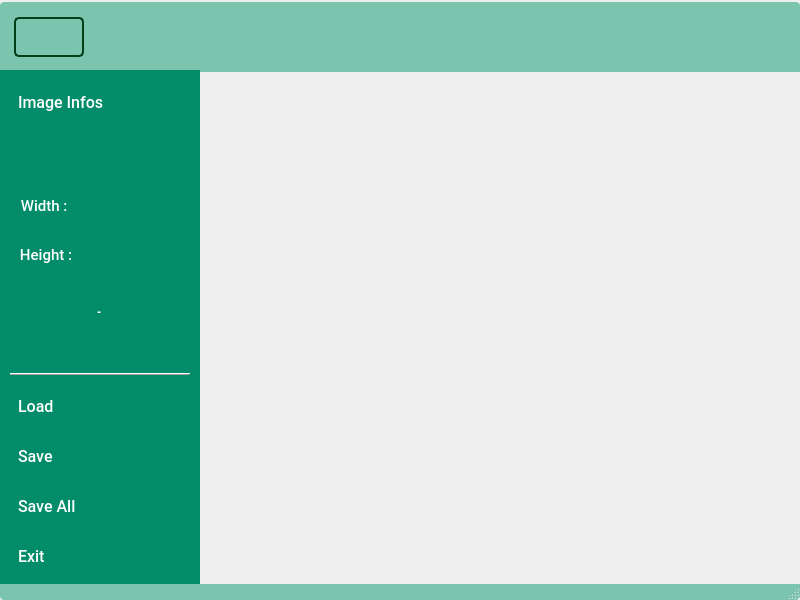
<?xml version="1.0" encoding="UTF-8"?>
<ui version="4.0">
 <class>HBMainWindow</class>
 <widget class="QMainWindow" name="HBMainWindow">
  <property name="geometry">
   <rect>
    <x>0</x>
    <y>0</y>
    <width>800</width>
    <height>600</height>
   </rect>
  </property>
  <property name="maximumSize">
   <size>
    <width>4096</width>
    <height>2048</height>
   </size>
  </property>
  <property name="font">
   <font>
    <family>Roboto</family>
    <weight>62</weight>
    <bold>true</bold>
   </font>
  </property>
  <property name="acceptDrops">
   <bool>true</bool>
  </property>
  <property name="windowTitle">
   <string>HB Image Processor</string>
  </property>
  <property name="windowIcon">
   <iconset>
    <normaloff>assets/logo.ico</normaloff>assets/logo.ico</iconset>
  </property>
  <property name="windowOpacity">
   <double>1.000000000000000</double>
  </property>
  <property name="styleSheet">
   <string notr="true">*{
font-family:&quot;Roboto&quot;;
font-weight: 500;
}

.QStatusBar {
background-color: rgba(123, 197, 174,1);
border-bottom-right-radius: 4px;
border-bottom-left-radius: 4px;
}

#widgetBanner {
background-color:#7BC5AE;
border-top-left-radius: 4px;
border-top-right-radius: 4px;
}


.HBImageBox *{
background-color: rgba(209, 237, 225, 0.9);
}

#btnMenu {
 background-color: #7BC5AE;
 border-radius: 5px;
 border-color: #003E19;
 border-width: 2px;
 border-style: solid;
}

#btnMenu:hover {
 background-color: #028C6A;
 border-color: #003E19;
}

#widgetMenu {
background-color: #028C6A;
}

#widgetMenu .QPushButton {
color: #FFFFFF;
border-radius: 5px;
text-align:left;
padding:0px 8px;
}

#widgetMenu .QPushButton:hover {
color: #003E19 ;
background-color: #7BC5AE;
border-radius: 5px;
}

#widgetMenu .QLabel {
color: #FFFFFF;
padding:0px 4px;
}
#widgetImageInfos .QLabel {
color: #FFFFFF;
padding:0px 0px;
}
#labelPage:hover {
color: #003E19 ;
background-color: #7BC5AE;
border-radius: 1px;
}
#widgetMenu .QLineEdit{
color: #FFFFFF;
background-color: #028C6A;
border-width: 0px;
 border-style: none;
padding:0px 4px;
}
#widgetMenu .QLineEdit:hover {
color: #003E19 ;
background-color: #7BC5AE;
border-radius: 3px;
}

#widgetIndexBtns .QPushButton{
text-align:center;
}

#widgetWindowControl .QPushButton {
 background-color:#7BC5AE;
 border-radius: 3px;
}
#widgetWindowControl .QPushButton:hover {
 background-color:#D1EDE1;
}</string>
  </property>
  <widget class="QWidget" name="centralwidget">
   <property name="acceptDrops">
    <bool>true</bool>
   </property>
   <layout class="QGridLayout" name="gridLayout">
    <property name="leftMargin">
     <number>0</number>
    </property>
    <property name="topMargin">
     <number>0</number>
    </property>
    <property name="rightMargin">
     <number>0</number>
    </property>
    <property name="bottomMargin">
     <number>0</number>
    </property>
    <property name="spacing">
     <number>0</number>
    </property>
    <item row="0" column="0">
     <widget class="QWidget" name="widgetBanner" native="true">
      <property name="sizePolicy">
       <sizepolicy hsizetype="Preferred" vsizetype="Fixed">
        <horstretch>0</horstretch>
        <verstretch>0</verstretch>
       </sizepolicy>
      </property>
      <property name="minimumSize">
       <size>
        <width>0</width>
        <height>70</height>
       </size>
      </property>
      <property name="maximumSize">
       <size>
        <width>16777215</width>
        <height>65</height>
       </size>
      </property>
      <layout class="QHBoxLayout" name="horizontalLayout">
       <property name="spacing">
        <number>0</number>
       </property>
       <property name="leftMargin">
        <number>14</number>
       </property>
       <property name="topMargin">
        <number>8</number>
       </property>
       <property name="rightMargin">
        <number>6</number>
       </property>
       <property name="bottomMargin">
        <number>8</number>
       </property>
       <item>
        <widget class="QPushButton" name="btnMenu">
         <property name="sizePolicy">
          <sizepolicy hsizetype="Preferred" vsizetype="Preferred">
           <horstretch>0</horstretch>
           <verstretch>0</verstretch>
          </sizepolicy>
         </property>
         <property name="minimumSize">
          <size>
           <width>70</width>
           <height>40</height>
          </size>
         </property>
         <property name="maximumSize">
          <size>
           <width>150</width>
           <height>40</height>
          </size>
         </property>
         <property name="baseSize">
          <size>
           <width>70</width>
           <height>40</height>
          </size>
         </property>
         <property name="cursor">
          <cursorShape>PointingHandCursor</cursorShape>
         </property>
         <property name="text">
          <string/>
         </property>
         <property name="icon">
          <iconset>
           <normaloff>assets/list32.png</normaloff>assets/list32.png</iconset>
         </property>
         <property name="iconSize">
          <size>
           <width>32</width>
           <height>32</height>
          </size>
         </property>
         <property name="shortcut">
          <string>M</string>
         </property>
         <property name="flat">
          <bool>false</bool>
         </property>
        </widget>
       </item>
       <item>
        <widget class="QWidget" name="widgetWindowMove" native="true">
         <property name="sizePolicy">
          <sizepolicy hsizetype="Expanding" vsizetype="Preferred">
           <horstretch>0</horstretch>
           <verstretch>0</verstretch>
          </sizepolicy>
         </property>
        </widget>
       </item>
       <item>
        <widget class="QWidget" name="widgetWindowControl" native="true">
         <property name="sizePolicy">
          <sizepolicy hsizetype="Fixed" vsizetype="Preferred">
           <horstretch>0</horstretch>
           <verstretch>0</verstretch>
          </sizepolicy>
         </property>
         <property name="minimumSize">
          <size>
           <width>100</width>
           <height>0</height>
          </size>
         </property>
         <property name="maximumSize">
          <size>
           <width>100</width>
           <height>16777215</height>
          </size>
         </property>
         <layout class="QHBoxLayout" name="horizontalLayout_2">
          <item>
           <widget class="QPushButton" name="btnMinWindow">
            <property name="minimumSize">
             <size>
              <width>24</width>
              <height>24</height>
             </size>
            </property>
            <property name="maximumSize">
             <size>
              <width>24</width>
              <height>24</height>
             </size>
            </property>
            <property name="cursor">
             <cursorShape>PointingHandCursor</cursorShape>
            </property>
            <property name="text">
             <string/>
            </property>
            <property name="icon">
             <iconset>
              <normaloff>assets/minimize.png</normaloff>assets/minimize.png</iconset>
            </property>
            <property name="iconSize">
             <size>
              <width>18</width>
              <height>18</height>
             </size>
            </property>
           </widget>
          </item>
          <item>
           <widget class="QPushButton" name="btnMaxWindow">
            <property name="minimumSize">
             <size>
              <width>24</width>
              <height>24</height>
             </size>
            </property>
            <property name="maximumSize">
             <size>
              <width>24</width>
              <height>24</height>
             </size>
            </property>
            <property name="cursor">
             <cursorShape>PointingHandCursor</cursorShape>
            </property>
            <property name="text">
             <string/>
            </property>
            <property name="icon">
             <iconset>
              <normaloff>assets/maximize24.png</normaloff>assets/maximize24.png</iconset>
            </property>
            <property name="iconSize">
             <size>
              <width>18</width>
              <height>18</height>
             </size>
            </property>
           </widget>
          </item>
          <item>
           <widget class="QPushButton" name="btnClose">
            <property name="minimumSize">
             <size>
              <width>24</width>
              <height>24</height>
             </size>
            </property>
            <property name="maximumSize">
             <size>
              <width>24</width>
              <height>24</height>
             </size>
            </property>
            <property name="cursor">
             <cursorShape>PointingHandCursor</cursorShape>
            </property>
            <property name="text">
             <string/>
            </property>
            <property name="icon">
             <iconset>
              <normaloff>assets/cancel.png</normaloff>assets/cancel.png</iconset>
            </property>
            <property name="iconSize">
             <size>
              <width>18</width>
              <height>18</height>
             </size>
            </property>
           </widget>
          </item>
         </layout>
        </widget>
       </item>
      </layout>
      <zorder>widgetWindowMove</zorder>
      <zorder>btnMenu</zorder>
      <zorder>widgetWindowControl</zorder>
     </widget>
    </item>
    <item row="1" column="0">
     <layout class="QHBoxLayout" name="layoutMiddle">
      <property name="spacing">
       <number>0</number>
      </property>
      <item>
       <widget class="QWidget" name="widgetMenu" native="true">
        <property name="enabled">
         <bool>true</bool>
        </property>
        <property name="sizePolicy">
         <sizepolicy hsizetype="Preferred" vsizetype="Preferred">
          <horstretch>0</horstretch>
          <verstretch>0</verstretch>
         </sizepolicy>
        </property>
        <property name="minimumSize">
         <size>
          <width>200</width>
          <height>300</height>
         </size>
        </property>
        <property name="maximumSize">
         <size>
          <width>200</width>
          <height>16777215</height>
         </size>
        </property>
        <property name="font">
         <font>
          <family>Roboto</family>
          <pointsize>12</pointsize>
          <weight>62</weight>
          <bold>true</bold>
         </font>
        </property>
        <layout class="QVBoxLayout" name="verticalLayout">
         <property name="spacing">
          <number>10</number>
         </property>
         <property name="leftMargin">
          <number>10</number>
         </property>
         <property name="topMargin">
          <number>12</number>
         </property>
         <property name="rightMargin">
          <number>10</number>
         </property>
         <property name="bottomMargin">
          <number>8</number>
         </property>
         <item>
          <widget class="QPushButton" name="btnImageInfos">
           <property name="enabled">
            <bool>false</bool>
           </property>
           <property name="sizePolicy">
            <sizepolicy hsizetype="Preferred" vsizetype="Preferred">
             <horstretch>0</horstretch>
             <verstretch>0</verstretch>
            </sizepolicy>
           </property>
           <property name="minimumSize">
            <size>
             <width>0</width>
             <height>40</height>
            </size>
           </property>
           <property name="maximumSize">
            <size>
             <width>200</width>
             <height>60</height>
            </size>
           </property>
           <property name="font">
            <font>
             <family>Roboto</family>
             <pointsize>12</pointsize>
             <weight>62</weight>
             <bold>true</bold>
            </font>
           </property>
           <property name="cursor">
            <cursorShape>PointingHandCursor</cursorShape>
           </property>
           <property name="layoutDirection">
            <enum>Qt::RightToLeft</enum>
           </property>
           <property name="text">
            <string>Image Infos</string>
           </property>
           <property name="icon">
            <iconset>
             <normaloff>assets/picture.png</normaloff>assets/picture.png</iconset>
           </property>
           <property name="iconSize">
            <size>
             <width>24</width>
             <height>24</height>
            </size>
           </property>
          </widget>
         </item>
         <item>
          <widget class="QWidget" name="widgetImageInfos" native="true">
           <property name="sizePolicy">
            <sizepolicy hsizetype="Preferred" vsizetype="MinimumExpanding">
             <horstretch>0</horstretch>
             <verstretch>0</verstretch>
            </sizepolicy>
           </property>
           <property name="minimumSize">
            <size>
             <width>0</width>
             <height>150</height>
            </size>
           </property>
           <property name="maximumSize">
            <size>
             <width>200</width>
             <height>600</height>
            </size>
           </property>
           <layout class="QVBoxLayout" name="verticalLayout_2">
            <property name="spacing">
             <number>4</number>
            </property>
            <property name="leftMargin">
             <number>0</number>
            </property>
            <property name="topMargin">
             <number>0</number>
            </property>
            <property name="rightMargin">
             <number>0</number>
            </property>
            <property name="bottomMargin">
             <number>0</number>
            </property>
            <item>
             <widget class="QLineEdit" name="lineEditName">
              <property name="sizePolicy">
               <sizepolicy hsizetype="Preferred" vsizetype="Preferred">
                <horstretch>0</horstretch>
                <verstretch>0</verstretch>
               </sizepolicy>
              </property>
              <property name="maximumSize">
               <size>
                <width>16777215</width>
                <height>40</height>
               </size>
              </property>
             </widget>
            </item>
            <item>
             <widget class="QWidget" name="widgetWidth" native="true">
              <property name="sizePolicy">
               <sizepolicy hsizetype="MinimumExpanding" vsizetype="MinimumExpanding">
                <horstretch>0</horstretch>
                <verstretch>0</verstretch>
               </sizepolicy>
              </property>
              <property name="maximumSize">
               <size>
                <width>16777215</width>
                <height>40</height>
               </size>
              </property>
              <layout class="QHBoxLayout" name="horizontalLayout_4">
               <property name="spacing">
                <number>0</number>
               </property>
               <property name="leftMargin">
                <number>0</number>
               </property>
               <property name="topMargin">
                <number>0</number>
               </property>
               <property name="rightMargin">
                <number>0</number>
               </property>
               <property name="bottomMargin">
                <number>0</number>
               </property>
               <item>
                <widget class="QLabel" name="labelWidth">
                 <property name="sizePolicy">
                  <sizepolicy hsizetype="Preferred" vsizetype="Minimum">
                   <horstretch>0</horstretch>
                   <verstretch>0</verstretch>
                  </sizepolicy>
                 </property>
                 <property name="minimumSize">
                  <size>
                   <width>0</width>
                   <height>0</height>
                  </size>
                 </property>
                 <property name="maximumSize">
                  <size>
                   <width>60</width>
                   <height>36</height>
                  </size>
                 </property>
                 <property name="font">
                  <font>
                   <family>Roboto</family>
                   <pointsize>11</pointsize>
                   <weight>62</weight>
                   <bold>true</bold>
                  </font>
                 </property>
                 <property name="cursor">
                  <cursorShape>ArrowCursor</cursorShape>
                 </property>
                 <property name="text">
                  <string>Width : </string>
                 </property>
                 <property name="alignment">
                  <set>Qt::AlignCenter</set>
                 </property>
                </widget>
               </item>
               <item>
                <widget class="QLineEdit" name="lineEditWidth">
                 <property name="maximumSize">
                  <size>
                   <width>100</width>
                   <height>16777215</height>
                  </size>
                 </property>
                 <property name="readOnly">
                  <bool>true</bool>
                 </property>
                </widget>
               </item>
              </layout>
             </widget>
            </item>
            <item>
             <widget class="QWidget" name="widgetHeight" native="true">
              <property name="sizePolicy">
               <sizepolicy hsizetype="MinimumExpanding" vsizetype="MinimumExpanding">
                <horstretch>0</horstretch>
                <verstretch>0</verstretch>
               </sizepolicy>
              </property>
              <property name="maximumSize">
               <size>
                <width>16777215</width>
                <height>40</height>
               </size>
              </property>
              <layout class="QHBoxLayout" name="horizontalLayout_5">
               <property name="spacing">
                <number>0</number>
               </property>
               <property name="leftMargin">
                <number>0</number>
               </property>
               <property name="topMargin">
                <number>0</number>
               </property>
               <property name="rightMargin">
                <number>0</number>
               </property>
               <property name="bottomMargin">
                <number>0</number>
               </property>
               <item>
                <widget class="QLabel" name="labelHeight">
                 <property name="sizePolicy">
                  <sizepolicy hsizetype="Preferred" vsizetype="Minimum">
                   <horstretch>0</horstretch>
                   <verstretch>0</verstretch>
                  </sizepolicy>
                 </property>
                 <property name="minimumSize">
                  <size>
                   <width>0</width>
                   <height>0</height>
                  </size>
                 </property>
                 <property name="maximumSize">
                  <size>
                   <width>60</width>
                   <height>36</height>
                  </size>
                 </property>
                 <property name="font">
                  <font>
                   <family>Roboto</family>
                   <pointsize>11</pointsize>
                   <weight>62</weight>
                   <bold>true</bold>
                  </font>
                 </property>
                 <property name="cursor">
                  <cursorShape>ArrowCursor</cursorShape>
                 </property>
                 <property name="text">
                  <string>Height :</string>
                 </property>
                 <property name="alignment">
                  <set>Qt::AlignCenter</set>
                 </property>
                </widget>
               </item>
               <item>
                <widget class="QLineEdit" name="lineEditHeight">
                 <property name="maximumSize">
                  <size>
                   <width>100</width>
                   <height>16777215</height>
                  </size>
                 </property>
                 <property name="readOnly">
                  <bool>true</bool>
                 </property>
                </widget>
               </item>
              </layout>
             </widget>
            </item>
           </layout>
          </widget>
         </item>
         <item>
          <widget class="QWidget" name="widgetIndexBtns" native="true">
           <property name="minimumSize">
            <size>
             <width>0</width>
             <height>40</height>
            </size>
           </property>
           <property name="maximumSize">
            <size>
             <width>200</width>
             <height>40</height>
            </size>
           </property>
           <layout class="QHBoxLayout" name="horizontalLayout_3">
            <property name="leftMargin">
             <number>0</number>
            </property>
            <property name="topMargin">
             <number>0</number>
            </property>
            <property name="rightMargin">
             <number>0</number>
            </property>
            <property name="bottomMargin">
             <number>0</number>
            </property>
            <item>
             <widget class="QPushButton" name="btnPrevious">
              <property name="enabled">
               <bool>false</bool>
              </property>
              <property name="sizePolicy">
               <sizepolicy hsizetype="Preferred" vsizetype="Preferred">
                <horstretch>0</horstretch>
                <verstretch>0</verstretch>
               </sizepolicy>
              </property>
              <property name="minimumSize">
               <size>
                <width>0</width>
                <height>40</height>
               </size>
              </property>
              <property name="maximumSize">
               <size>
                <width>200</width>
                <height>60</height>
               </size>
              </property>
              <property name="font">
               <font>
                <family>Roboto</family>
                <pointsize>12</pointsize>
                <weight>62</weight>
                <bold>true</bold>
               </font>
              </property>
              <property name="cursor">
               <cursorShape>PointingHandCursor</cursorShape>
              </property>
              <property name="layoutDirection">
               <enum>Qt::LeftToRight</enum>
              </property>
              <property name="text">
               <string/>
              </property>
              <property name="icon">
               <iconset>
                <normaloff>assets/previous.png</normaloff>assets/previous.png</iconset>
              </property>
              <property name="iconSize">
               <size>
                <width>24</width>
                <height>24</height>
               </size>
              </property>
              <property name="flat">
               <bool>false</bool>
              </property>
             </widget>
            </item>
            <item>
             <widget class="QLineEdit" name="lineEditPage">
              <property name="sizePolicy">
               <sizepolicy hsizetype="Preferred" vsizetype="Preferred">
                <horstretch>0</horstretch>
                <verstretch>0</verstretch>
               </sizepolicy>
              </property>
              <property name="maximumSize">
               <size>
                <width>40</width>
                <height>16777215</height>
               </size>
              </property>
              <property name="text">
               <string>-</string>
              </property>
              <property name="maxLength">
               <number>1023</number>
              </property>
              <property name="alignment">
               <set>Qt::AlignCenter</set>
              </property>
             </widget>
            </item>
            <item>
             <widget class="QPushButton" name="btnNext">
              <property name="enabled">
               <bool>false</bool>
              </property>
              <property name="sizePolicy">
               <sizepolicy hsizetype="Preferred" vsizetype="Preferred">
                <horstretch>0</horstretch>
                <verstretch>0</verstretch>
               </sizepolicy>
              </property>
              <property name="minimumSize">
               <size>
                <width>0</width>
                <height>40</height>
               </size>
              </property>
              <property name="maximumSize">
               <size>
                <width>200</width>
                <height>60</height>
               </size>
              </property>
              <property name="font">
               <font>
                <family>Roboto</family>
                <pointsize>12</pointsize>
                <weight>62</weight>
                <bold>true</bold>
               </font>
              </property>
              <property name="cursor">
               <cursorShape>PointingHandCursor</cursorShape>
              </property>
              <property name="layoutDirection">
               <enum>Qt::LeftToRight</enum>
              </property>
              <property name="text">
               <string/>
              </property>
              <property name="icon">
               <iconset>
                <normaloff>assets/next.png</normaloff>assets/next.png</iconset>
              </property>
              <property name="iconSize">
               <size>
                <width>24</width>
                <height>24</height>
               </size>
              </property>
              <property name="shortcut">
               <string>Right</string>
              </property>
             </widget>
            </item>
           </layout>
          </widget>
         </item>
         <item>
          <spacer name="verticalSpacer">
           <property name="font">
            <font>
             <family>Roboto</family>
             <pointsize>12</pointsize>
             <weight>62</weight>
             <bold>true</bold>
            </font>
           </property>
           <property name="orientation">
            <enum>Qt::Vertical</enum>
           </property>
           <property name="sizeHint" stdset="0">
            <size>
             <width>20</width>
             <height>40</height>
            </size>
           </property>
          </spacer>
         </item>
         <item>
          <widget class="Line" name="line">
           <property name="frameShadow">
            <enum>QFrame::Raised</enum>
           </property>
           <property name="orientation">
            <enum>Qt::Horizontal</enum>
           </property>
          </widget>
         </item>
         <item>
          <widget class="QPushButton" name="btnLoad">
           <property name="sizePolicy">
            <sizepolicy hsizetype="Preferred" vsizetype="Preferred">
             <horstretch>0</horstretch>
             <verstretch>0</verstretch>
            </sizepolicy>
           </property>
           <property name="minimumSize">
            <size>
             <width>0</width>
             <height>40</height>
            </size>
           </property>
           <property name="maximumSize">
            <size>
             <width>200</width>
             <height>60</height>
            </size>
           </property>
           <property name="font">
            <font>
             <family>Roboto</family>
             <pointsize>12</pointsize>
             <weight>62</weight>
             <bold>true</bold>
            </font>
           </property>
           <property name="cursor">
            <cursorShape>PointingHandCursor</cursorShape>
           </property>
           <property name="layoutDirection">
            <enum>Qt::RightToLeft</enum>
           </property>
           <property name="autoFillBackground">
            <bool>false</bool>
           </property>
           <property name="text">
            <string>Load</string>
           </property>
           <property name="icon">
            <iconset>
             <normaloff>assets/image.png</normaloff>assets/image.png</iconset>
           </property>
           <property name="iconSize">
            <size>
             <width>24</width>
             <height>24</height>
            </size>
           </property>
           <property name="shortcut">
            <string>L</string>
           </property>
           <property name="flat">
            <bool>false</bool>
           </property>
          </widget>
         </item>
         <item>
          <widget class="QPushButton" name="btnSave">
           <property name="enabled">
            <bool>false</bool>
           </property>
           <property name="sizePolicy">
            <sizepolicy hsizetype="Preferred" vsizetype="Preferred">
             <horstretch>0</horstretch>
             <verstretch>0</verstretch>
            </sizepolicy>
           </property>
           <property name="minimumSize">
            <size>
             <width>0</width>
             <height>40</height>
            </size>
           </property>
           <property name="maximumSize">
            <size>
             <width>200</width>
             <height>60</height>
            </size>
           </property>
           <property name="font">
            <font>
             <family>Roboto</family>
             <pointsize>12</pointsize>
             <weight>62</weight>
             <bold>true</bold>
            </font>
           </property>
           <property name="cursor">
            <cursorShape>PointingHandCursor</cursorShape>
           </property>
           <property name="layoutDirection">
            <enum>Qt::RightToLeft</enum>
           </property>
           <property name="text">
            <string>Save</string>
           </property>
           <property name="icon">
            <iconset>
             <normaloff>assets/download.png</normaloff>assets/download.png</iconset>
           </property>
           <property name="iconSize">
            <size>
             <width>24</width>
             <height>24</height>
            </size>
           </property>
           <property name="shortcut">
            <string>Ctrl+S</string>
           </property>
          </widget>
         </item>
         <item>
          <widget class="QPushButton" name="btnSaveAll">
           <property name="enabled">
            <bool>false</bool>
           </property>
           <property name="sizePolicy">
            <sizepolicy hsizetype="Preferred" vsizetype="Preferred">
             <horstretch>0</horstretch>
             <verstretch>0</verstretch>
            </sizepolicy>
           </property>
           <property name="minimumSize">
            <size>
             <width>0</width>
             <height>40</height>
            </size>
           </property>
           <property name="maximumSize">
            <size>
             <width>200</width>
             <height>60</height>
            </size>
           </property>
           <property name="font">
            <font>
             <family>Roboto</family>
             <pointsize>12</pointsize>
             <weight>62</weight>
             <bold>true</bold>
            </font>
           </property>
           <property name="cursor">
            <cursorShape>PointingHandCursor</cursorShape>
           </property>
           <property name="layoutDirection">
            <enum>Qt::RightToLeft</enum>
           </property>
           <property name="text">
            <string>Save All</string>
           </property>
           <property name="iconSize">
            <size>
             <width>24</width>
             <height>24</height>
            </size>
           </property>
           <property name="shortcut">
            <string>H</string>
           </property>
          </widget>
         </item>
         <item>
          <widget class="QPushButton" name="btnExit">
           <property name="sizePolicy">
            <sizepolicy hsizetype="Preferred" vsizetype="Preferred">
             <horstretch>0</horstretch>
             <verstretch>0</verstretch>
            </sizepolicy>
           </property>
           <property name="minimumSize">
            <size>
             <width>0</width>
             <height>40</height>
            </size>
           </property>
           <property name="maximumSize">
            <size>
             <width>200</width>
             <height>60</height>
            </size>
           </property>
           <property name="font">
            <font>
             <family>Roboto</family>
             <pointsize>12</pointsize>
             <weight>62</weight>
             <bold>true</bold>
            </font>
           </property>
           <property name="cursor">
            <cursorShape>PointingHandCursor</cursorShape>
           </property>
           <property name="layoutDirection">
            <enum>Qt::RightToLeft</enum>
           </property>
           <property name="text">
            <string>Exit</string>
           </property>
           <property name="icon">
            <iconset>
             <normaloff>assets/powerOff.png</normaloff>assets/powerOff.png</iconset>
           </property>
           <property name="iconSize">
            <size>
             <width>24</width>
             <height>24</height>
            </size>
           </property>
           <property name="shortcut">
            <string>Esc</string>
           </property>
          </widget>
         </item>
        </layout>
       </widget>
      </item>
      <item>
       <widget class="HBImageBox" name="hb_image_box" native="true"/>
      </item>
     </layout>
    </item>
   </layout>
  </widget>
  <widget class="QMenuBar" name="widgetImageProcessor">
   <property name="enabled">
    <bool>true</bool>
   </property>
   <property name="geometry">
    <rect>
     <x>0</x>
     <y>0</y>
     <width>0</width>
     <height>0</height>
    </rect>
   </property>
   <property name="sizePolicy">
    <sizepolicy hsizetype="Minimum" vsizetype="Minimum">
     <horstretch>0</horstretch>
     <verstretch>0</verstretch>
    </sizepolicy>
   </property>
   <property name="minimumSize">
    <size>
     <width>0</width>
     <height>0</height>
    </size>
   </property>
   <property name="maximumSize">
    <size>
     <width>0</width>
     <height>0</height>
    </size>
   </property>
  </widget>
  <widget class="QStatusBar" name="statusbar">
   <property name="maximumSize">
    <size>
     <width>16777215</width>
     <height>16</height>
    </size>
   </property>
  </widget>
 </widget>
 <customwidgets>
  <customwidget>
   <class>HBImageBox</class>
   <extends>QWidget</extends>
   <header>HBImageBox.h</header>
   <container>1</container>
  </customwidget>
 </customwidgets>
 <resources/>
 <connections/>
</ui>
